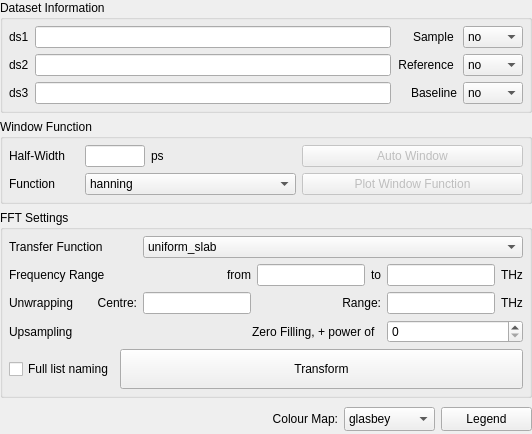
       <widget class="QFrame" name="frame_info">
        <property name="minimumSize">
         <size>
          <width>297</width>
          <height>0</height>
         </size>
        </property>
        <property name="frameShape">
         <enum>QFrame::NoFrame</enum>
        </property>
        <property name="frameShadow">
         <enum>QFrame::Raised</enum>
        </property>
        <layout class="QVBoxLayout" name="verticalLayout_6">
         <property name="leftMargin">
          <number>0</number>
         </property>
         <property name="topMargin">
          <number>0</number>
         </property>
         <property name="rightMargin">
          <number>0</number>
         </property>
         <property name="bottomMargin">
          <number>0</number>
         </property>
         <item>
          <widget class="QGroupBox" name="groupBox_dsinfo">
           <property name="sizePolicy">
            <sizepolicy hsizetype="Preferred" vsizetype="Preferred">
             <horstretch>0</horstretch>
             <verstretch>11</verstretch>
            </sizepolicy>
           </property>
           <property name="title">
            <string>Dataset Information</string>
           </property>
           <layout class="QGridLayout" name="gridLayout_16">
            <property name="leftMargin">
             <number>6</number>
            </property>
            <property name="topMargin">
             <number>6</number>
            </property>
            <property name="rightMargin">
             <number>6</number>
            </property>
            <property name="bottomMargin">
             <number>6</number>
            </property>
            <item row="2" column="3">
             <widget class="QComboBox" name="comboBox_baseline">
              <property name="minimumSize">
               <size>
                <width>60</width>
                <height>0</height>
               </size>
              </property>
              <property name="maximumSize">
               <size>
                <width>16777215</width>
                <height>16777215</height>
               </size>
              </property>
              <property name="focusPolicy">
               <enum>Qt::WheelFocus</enum>
              </property>
              <property name="settingCategory" stdset="0">
               <string>Dataset_Settings</string>
              </property>
              <property name="setting" stdset="0">
               <string>Pump</string>
              </property>
              <item>
               <property name="text">
                <string>no</string>
               </property>
              </item>
              <item>
               <property name="text">
                <string>ds1</string>
               </property>
              </item>
              <item>
               <property name="text">
                <string>ds2</string>
               </property>
              </item>
              <item>
               <property name="text">
                <string>ds3</string>
               </property>
              </item>
             </widget>
            </item>
            <item row="0" column="3">
             <widget class="QComboBox" name="comboBox_sample">
              <property name="minimumSize">
               <size>
                <width>60</width>
                <height>0</height>
               </size>
              </property>
              <property name="maximumSize">
               <size>
                <width>16777215</width>
                <height>16777215</height>
               </size>
              </property>
              <property name="focusPolicy">
               <enum>Qt::WheelFocus</enum>
              </property>
              <property name="settingCategory" stdset="0">
               <string>Dataset_Settings</string>
              </property>
              <property name="setting" stdset="0">
               <string>Sample</string>
              </property>
              <item>
               <property name="text">
                <string>no</string>
               </property>
              </item>
              <item>
               <property name="text">
                <string>ds1</string>
               </property>
              </item>
              <item>
               <property name="text">
                <string>ds2</string>
               </property>
              </item>
              <item>
               <property name="text">
                <string>ds3</string>
               </property>
              </item>
             </widget>
            </item>
            <item row="1" column="2">
             <widget class="QLabel" name="label_reference">
              <property name="minimumSize">
               <size>
                <width>60</width>
                <height>0</height>
               </size>
              </property>
              <property name="maximumSize">
               <size>
                <width>16777215</width>
                <height>16777215</height>
               </size>
              </property>
              <property name="text">
               <string>Reference </string>
              </property>
              <property name="alignment">
               <set>Qt::AlignRight|Qt::AlignTrailing|Qt::AlignVCenter</set>
              </property>
             </widget>
            </item>
            <item row="2" column="2">
             <widget class="QLabel" name="label_baseline">
              <property name="minimumSize">
               <size>
                <width>0</width>
                <height>0</height>
               </size>
              </property>
              <property name="maximumSize">
               <size>
                <width>16777215</width>
                <height>16777215</height>
               </size>
              </property>
              <property name="layoutDirection">
               <enum>Qt::LeftToRight</enum>
              </property>
              <property name="text">
               <string>Baseline</string>
              </property>
              <property name="alignment">
               <set>Qt::AlignRight|Qt::AlignTrailing|Qt::AlignVCenter</set>
              </property>
             </widget>
            </item>
            <item row="1" column="3">
             <widget class="QComboBox" name="comboBox_reference">
              <property name="minimumSize">
               <size>
                <width>60</width>
                <height>0</height>
               </size>
              </property>
              <property name="maximumSize">
               <size>
                <width>16777215</width>
                <height>16777215</height>
               </size>
              </property>
              <property name="focusPolicy">
               <enum>Qt::WheelFocus</enum>
              </property>
              <property name="settingCategory" stdset="0">
               <string>Dataset_Settings</string>
              </property>
              <property name="setting" stdset="0">
               <string>Reference</string>
              </property>
              <item>
               <property name="text">
                <string>no</string>
               </property>
              </item>
              <item>
               <property name="text">
                <string>ds1</string>
               </property>
              </item>
              <item>
               <property name="text">
                <string>ds2</string>
               </property>
              </item>
              <item>
               <property name="text">
                <string>ds3</string>
               </property>
              </item>
             </widget>
            </item>
            <item row="0" column="2">
             <widget class="QLabel" name="label_sample">
              <property name="minimumSize">
               <size>
                <width>0</width>
                <height>0</height>
               </size>
              </property>
              <property name="maximumSize">
               <size>
                <width>16777215</width>
                <height>16777215</height>
               </size>
              </property>
              <property name="text">
               <string>Sample </string>
              </property>
              <property name="alignment">
               <set>Qt::AlignRight|Qt::AlignTrailing|Qt::AlignVCenter</set>
              </property>
             </widget>
            </item>
            <item row="2" column="1">
             <widget class="QLineEdit" name="lineEdit_ds3">
              <property name="mouseTracking">
               <bool>false</bool>
              </property>
              <property name="focusPolicy">
               <enum>Qt::StrongFocus</enum>
              </property>
              <property name="acceptDrops">
               <bool>false</bool>
              </property>
              <property name="readOnly">
               <bool>true</bool>
              </property>
             </widget>
            </item>
            <item row="2" column="0">
             <widget class="QLabel" name="label_ds3">
              <property name="minimumSize">
               <size>
                <width>0</width>
                <height>0</height>
               </size>
              </property>
              <property name="maximumSize">
               <size>
                <width>21</width>
                <height>16777215</height>
               </size>
              </property>
              <property name="text">
               <string>ds3</string>
              </property>
             </widget>
            </item>
            <item row="0" column="0">
             <widget class="QLabel" name="label_ds1">
              <property name="minimumSize">
               <size>
                <width>0</width>
                <height>0</height>
               </size>
              </property>
              <property name="maximumSize">
               <size>
                <width>21</width>
                <height>16777215</height>
               </size>
              </property>
              <property name="text">
               <string>ds1</string>
              </property>
             </widget>
            </item>
            <item row="0" column="1">
             <widget class="QLineEdit" name="lineEdit_ds1">
              <property name="mouseTracking">
               <bool>false</bool>
              </property>
              <property name="focusPolicy">
               <enum>Qt::StrongFocus</enum>
              </property>
              <property name="acceptDrops">
               <bool>false</bool>
              </property>
              <property name="readOnly">
               <bool>true</bool>
              </property>
             </widget>
            </item>
            <item row="1" column="1">
             <widget class="QLineEdit" name="lineEdit_ds2">
              <property name="mouseTracking">
               <bool>false</bool>
              </property>
              <property name="focusPolicy">
               <enum>Qt::StrongFocus</enum>
              </property>
              <property name="acceptDrops">
               <bool>false</bool>
              </property>
              <property name="readOnly">
               <bool>true</bool>
              </property>
             </widget>
            </item>
            <item row="1" column="0">
             <widget class="QLabel" name="label_ds2">
              <property name="minimumSize">
               <size>
                <width>0</width>
                <height>0</height>
               </size>
              </property>
              <property name="maximumSize">
               <size>
                <width>21</width>
                <height>16777215</height>
               </size>
              </property>
              <property name="text">
               <string>ds2</string>
              </property>
             </widget>
            </item>
           </layout>
          </widget>
         </item>
         <item>
          <widget class="QGroupBox" name="groupBox_winfunc">
           <property name="sizePolicy">
            <sizepolicy hsizetype="Preferred" vsizetype="Preferred">
             <horstretch>0</horstretch>
             <verstretch>11</verstretch>
            </sizepolicy>
           </property>
           <property name="title">
            <string>Window Function</string>
           </property>
           <layout class="QGridLayout" name="gridLayout_17">
            <property name="leftMargin">
             <number>6</number>
            </property>
            <property name="topMargin">
             <number>6</number>
            </property>
            <property name="rightMargin">
             <number>6</number>
            </property>
            <property name="bottomMargin">
             <number>6</number>
            </property>
            <item row="2" column="0">
             <widget class="QLabel" name="label_winfunc">
              <property name="text">
               <string>Function</string>
              </property>
             </widget>
            </item>
            <item row="2" column="4" colspan="3">
             <widget class="QPushButton" name="pushButton_plotwin">
              <property name="enabled">
               <bool>false</bool>
              </property>
              <property name="sizePolicy">
               <sizepolicy hsizetype="Expanding" vsizetype="Preferred">
                <horstretch>0</horstretch>
                <verstretch>0</verstretch>
               </sizepolicy>
              </property>
              <property name="focusPolicy">
               <enum>Qt::StrongFocus</enum>
              </property>
              <property name="text">
               <string>Plot Window Function</string>
              </property>
             </widget>
            </item>
            <item row="2" column="1" colspan="3">
             <widget class="QComboBox" name="comboBox_winfunc">
              <property name="sizePolicy">
               <sizepolicy hsizetype="Expanding" vsizetype="Fixed">
                <horstretch>0</horstretch>
                <verstretch>0</verstretch>
               </sizepolicy>
              </property>
              <property name="focusPolicy">
               <enum>Qt::WheelFocus</enum>
              </property>
              <property name="settingCategory" stdset="0">
               <string>FFT_Settings</string>
              </property>
              <property name="setting" stdset="0">
               <string>Apodisation_Function</string>
              </property>
              <item>
               <property name="text">
                <string>hanning</string>
               </property>
              </item>
              <item>
               <property name="text">
                <string>hamming</string>
               </property>
              </item>
              <item>
               <property name="text">
                <string>boxcar</string>
               </property>
              </item>
              <item>
               <property name="text">
                <string>blackman</string>
               </property>
              </item>
              <item>
               <property name="text">
                <string>bartlett</string>
               </property>
              </item>
             </widget>
            </item>
            <item row="1" column="0">
             <widget class="QLabel" name="label_halfwidth">
              <property name="text">
               <string>Half-Width  </string>
              </property>
             </widget>
            </item>
            <item row="1" column="1">
             <widget class="QLineEdit" name="lineEdit_halfwidth">
              <property name="maximumSize">
               <size>
                <width>60</width>
                <height>16777215</height>
               </size>
              </property>
              <property name="focusPolicy">
               <enum>Qt::StrongFocus</enum>
              </property>
              <property name="settingCategory" stdset="0">
               <string>FFT_Settings</string>
              </property>
              <property name="setting" stdset="0">
               <string>Window_Function_Range</string>
              </property>
              <property name="index" stdset="0">
               <number>1</number>
              </property>
             </widget>
            </item>
            <item row="1" column="2" colspan="2">
             <widget class="QLabel" name="label_ps">
              <property name="text">
               <string>ps</string>
              </property>
             </widget>
            </item>
            <item row="1" column="4" colspan="3">
             <widget class="QPushButton" name="pushButton_autowin">
              <property name="enabled">
               <bool>false</bool>
              </property>
              <property name="sizePolicy">
               <sizepolicy hsizetype="Minimum" vsizetype="Fixed">
                <horstretch>0</horstretch>
                <verstretch>0</verstretch>
               </sizepolicy>
              </property>
              <property name="focusPolicy">
               <enum>Qt::StrongFocus</enum>
              </property>
              <property name="text">
               <string>Auto Window</string>
              </property>
             </widget>
            </item>
           </layout>
          </widget>
         </item>
         <item>
          <widget class="QGroupBox" name="groupBox_fftsettings">
           <property name="sizePolicy">
            <sizepolicy hsizetype="Preferred" vsizetype="Preferred">
             <horstretch>0</horstretch>
             <verstretch>18</verstretch>
            </sizepolicy>
           </property>
           <property name="title">
            <string>FFT Settings</string>
           </property>
           <property name="flat">
            <bool>false</bool>
           </property>
           <layout class="QGridLayout" name="gridLayout_18">
            <property name="leftMargin">
             <number>6</number>
            </property>
            <property name="topMargin">
             <number>6</number>
            </property>
            <property name="rightMargin">
             <number>6</number>
            </property>
            <property name="bottomMargin">
             <number>6</number>
            </property>
            <item row="3" column="9">
             <widget class="QLabel" name="label_thz2">
              <property name="text">
               <string>THz</string>
              </property>
             </widget>
            </item>
            <item row="1" column="6">
             <widget class="QLineEdit" name="lineEdit_fmin">
              <property name="maximumSize">
               <size>
                <width>16777215</width>
                <height>16777215</height>
               </size>
              </property>
              <property name="focusPolicy">
               <enum>Qt::StrongFocus</enum>
              </property>
              <property name="settingCategory" stdset="0">
               <string>FFT_Settings</string>
              </property>
              <property name="setting" stdset="0">
               <string>Frequency_Range</string>
              </property>
              <property name="index" stdset="0">
               <number>0</number>
              </property>
             </widget>
            </item>
            <item row="3" column="0" colspan="3">
             <widget class="QLabel" name="label_unwrapping">
              <property name="text">
               <string>Unwrapping</string>
              </property>
             </widget>
            </item>
            <item row="3" column="3" colspan="2">
             <widget class="QLabel" name="label_extrapolation">
              <property name="text">
               <string>Centre:</string>
              </property>
              <property name="alignment">
               <set>Qt::AlignRight|Qt::AlignTrailing|Qt::AlignVCenter</set>
              </property>
             </widget>
            </item>
            <item row="4" column="0" colspan="3">
             <widget class="QLabel" name="label_upsampling">
              <property name="text">
               <string>Upsampling</string>
              </property>
             </widget>
            </item>
            <item row="0" column="5" colspan="5">
             <widget class="QComboBox" name="comboBox_transferfunction">
              <property name="focusPolicy">
               <enum>Qt::WheelFocus</enum>
              </property>
              <item>
               <property name="text">
                <string>uniform_slab</string>
               </property>
              </item>
              <item>
               <property name="text">
                <string>binary_mixture</string>
               </property>
              </item>
             </widget>
            </item>
            <item row="1" column="9">
             <widget class="QLabel" name="label_thz1">
              <property name="text">
               <string>THz</string>
              </property>
             </widget>
            </item>
            <item row="1" column="5">
             <widget class="QLabel" name="label_from">
              <property name="text">
               <string>from</string>
              </property>
              <property name="alignment">
               <set>Qt::AlignRight|Qt::AlignTrailing|Qt::AlignVCenter</set>
              </property>
             </widget>
            </item>
            <item row="1" column="7">
             <widget class="QLabel" name="label_to">
              <property name="text">
               <string>to</string>
              </property>
              <property name="alignment">
               <set>Qt::AlignRight|Qt::AlignTrailing|Qt::AlignVCenter</set>
              </property>
             </widget>
            </item>
            <item row="1" column="8">
             <widget class="QLineEdit" name="lineEdit_fmax">
              <property name="maximumSize">
               <size>
                <width>16777215</width>
                <height>16777215</height>
               </size>
              </property>
              <property name="focusPolicy">
               <enum>Qt::StrongFocus</enum>
              </property>
              <property name="text">
               <string/>
              </property>
              <property name="settingCategory" stdset="0">
               <string>FFT_Settings</string>
              </property>
              <property name="setting" stdset="0">
               <string>Frequency_Range</string>
              </property>
              <property name="index" stdset="0">
               <number>1</number>
              </property>
             </widget>
            </item>
            <item row="3" column="8">
             <widget class="QLineEdit" name="lineEdit_range">
              <property name="maximumSize">
               <size>
                <width>16777215</width>
                <height>16777215</height>
               </size>
              </property>
              <property name="focusPolicy">
               <enum>Qt::StrongFocus</enum>
              </property>
              <property name="settingCategory" stdset="0">
               <string>FFT_Settings</string>
              </property>
              <property name="setting" stdset="0">
               <string>Extrapolation_Frequency_Range</string>
              </property>
              <property name="index" stdset="0">
               <number>1</number>
              </property>
             </widget>
            </item>
            <item row="0" column="0" colspan="4">
             <widget class="QLabel" name="label_transferfunction">
              <property name="text">
               <string>Transfer Function</string>
              </property>
             </widget>
            </item>
            <item row="3" column="5">
             <widget class="QLineEdit" name="lineEdit_centre">
              <property name="maximumSize">
               <size>
                <width>16777215</width>
                <height>16777215</height>
               </size>
              </property>
              <property name="focusPolicy">
               <enum>Qt::StrongFocus</enum>
              </property>
              <property name="settingCategory" stdset="0">
               <string>FFT_Settings</string>
              </property>
              <property name="setting" stdset="0">
               <string>Unwrapping_Start_Frequency</string>
              </property>
             </widget>
            </item>
            <item row="1" column="0" colspan="4">
             <widget class="QLabel" name="label_frequencyrange">
              <property name="text">
               <string>Frequency Range</string>
              </property>
             </widget>
            </item>
            <item row="3" column="6" colspan="2">
             <widget class="QLabel" name="label_range">
              <property name="text">
               <string>Range:</string>
              </property>
              <property name="alignment">
               <set>Qt::AlignRight|Qt::AlignTrailing|Qt::AlignVCenter</set>
              </property>
             </widget>
            </item>
            <item row="5" column="4" colspan="6">
             <widget class="QPushButton" name="pushButton_transform">
              <property name="sizePolicy">
               <sizepolicy hsizetype="Preferred" vsizetype="Minimum">
                <horstretch>0</horstretch>
                <verstretch>0</verstretch>
               </sizepolicy>
              </property>
              <property name="minimumSize">
               <size>
                <width>0</width>
                <height>40</height>
               </size>
              </property>
              <property name="focusPolicy">
               <enum>Qt::StrongFocus</enum>
              </property>
              <property name="text">
               <string>Transform</string>
              </property>
             </widget>
            </item>
            <item row="5" column="0" colspan="4">
             <widget class="QCheckBox" name="checkBox_naming">
              <property name="sizePolicy">
               <sizepolicy hsizetype="Preferred" vsizetype="Fixed">
                <horstretch>0</horstretch>
                <verstretch>0</verstretch>
               </sizepolicy>
              </property>
              <property name="focusPolicy">
               <enum>Qt::StrongFocus</enum>
              </property>
              <property name="text">
               <string>Full list naming</string>
              </property>
             </widget>
            </item>
            <item row="4" column="3" colspan="5">
             <widget class="QLabel" name="label_upsamplingdescription">
              <property name="text">
               <string>Zero Filling, + power of  </string>
              </property>
              <property name="alignment">
               <set>Qt::AlignRight|Qt::AlignTrailing|Qt::AlignVCenter</set>
              </property>
             </widget>
            </item>
            <item row="4" column="8" colspan="2">
             <widget class="QSpinBox" name="spinBox_upsampling">
              <property name="sizePolicy">
               <sizepolicy hsizetype="Expanding" vsizetype="Fixed">
                <horstretch>0</horstretch>
                <verstretch>0</verstretch>
               </sizepolicy>
              </property>
              <property name="maximumSize">
               <size>
                <width>16777215</width>
                <height>16777215</height>
               </size>
              </property>
              <property name="focusPolicy">
               <enum>Qt::WheelFocus</enum>
              </property>
              <property name="minimum">
               <number>0</number>
              </property>
              <property name="maximum">
               <number>9</number>
              </property>
              <property name="value">
               <number>0</number>
              </property>
              <property name="settingCategory" stdset="0">
               <string>FFT_Settings</string>
              </property>
              <property name="setting" stdset="0">
               <string>FFT_Upsampling</string>
              </property>
             </widget>
            </item>
           </layout>
          </widget>
         </item>
         <item>
          <widget class="QFrame" name="frame_plotoptions">
           <property name="sizePolicy">
            <sizepolicy hsizetype="Preferred" vsizetype="Preferred">
             <horstretch>0</horstretch>
             <verstretch>0</verstretch>
            </sizepolicy>
           </property>
           <property name="minimumSize">
            <size>
             <width>0</width>
             <height>30</height>
            </size>
           </property>
           <property name="maximumSize">
            <size>
             <width>16777215</width>
             <height>30</height>
            </size>
           </property>
           <property name="layoutDirection">
            <enum>Qt::LeftToRight</enum>
           </property>
           <property name="frameShape">
            <enum>QFrame::NoFrame</enum>
           </property>
           <property name="frameShadow">
            <enum>QFrame::Raised</enum>
           </property>
           <layout class="QHBoxLayout" name="horizontalLayout_8">
            <property name="leftMargin">
             <number>0</number>
            </property>
            <property name="topMargin">
             <number>0</number>
            </property>
            <property name="rightMargin">
             <number>0</number>
            </property>
            <property name="bottomMargin">
             <number>0</number>
            </property>
            <item>
             <widget class="QLabel" name="label_colourmap">
              <property name="minimumSize">
               <size>
                <width>71</width>
                <height>21</height>
               </size>
              </property>
              <property name="maximumSize">
               <size>
                <width>16777215</width>
                <height>21</height>
               </size>
              </property>
              <property name="text">
               <string>Colour Map:</string>
              </property>
              <property name="alignment">
               <set>Qt::AlignRight|Qt::AlignTrailing|Qt::AlignVCenter</set>
              </property>
             </widget>
            </item>
            <item>
             <widget class="QComboBox" name="comboBox_colourmap">
              <property name="enabled">
               <bool>true</bool>
              </property>
              <property name="sizePolicy">
               <sizepolicy hsizetype="Preferred" vsizetype="Preferred">
                <horstretch>0</horstretch>
                <verstretch>0</verstretch>
               </sizepolicy>
              </property>
              <property name="minimumSize">
               <size>
                <width>91</width>
                <height>24</height>
               </size>
              </property>
              <property name="maximumSize">
               <size>
                <width>91</width>
                <height>24</height>
               </size>
              </property>
              <property name="editable">
               <bool>false</bool>
              </property>
              <item>
               <property name="text">
                <string>glasbey</string>
               </property>
              </item>
              <item>
               <property name="text">
                <string>glasbey_cool</string>
               </property>
              </item>
              <item>
               <property name="text">
                <string>glasbey_dark</string>
               </property>
              </item>
              <item>
               <property name="text">
                <string>glasbey_light</string>
               </property>
              </item>
              <item>
               <property name="text">
                <string>glasbey_warm</string>
               </property>
              </item>
              <item>
               <property name="text">
                <string>isolum</string>
               </property>
              </item>
              <item>
               <property name="text">
                <string>gouldian</string>
               </property>
              </item>
              <item>
               <property name="text">
                <string>colorwheel</string>
               </property>
              </item>
              <item>
               <property name="text">
                <string>blues</string>
               </property>
              </item>
              <item>
               <property name="text">
                <string>fire</string>
               </property>
              </item>
              <item>
               <property name="text">
                <string>coolwarm</string>
               </property>
              </item>
              <item>
               <property name="text">
                <string>gray</string>
               </property>
              </item>
              <item>
               <property name="text">
                <string>rainbow</string>
               </property>
              </item>
             </widget>
            </item>
            <item>
             <widget class="QPushButton" name="pushButton_legend">
              <property name="enabled">
               <bool>true</bool>
              </property>
              <property name="minimumSize">
               <size>
                <width>91</width>
                <height>24</height>
               </size>
              </property>
              <property name="maximumSize">
               <size>
                <width>91</width>
                <height>24</height>
               </size>
              </property>
              <property name="focusPolicy">
               <enum>Qt::StrongFocus</enum>
              </property>
              <property name="text">
               <string>Legend</string>
              </property>
              <property name="checkable">
               <bool>false</bool>
              </property>
             </widget>
            </item>
           </layout>
          </widget>
         </item>
        </layout>
       </widget>
